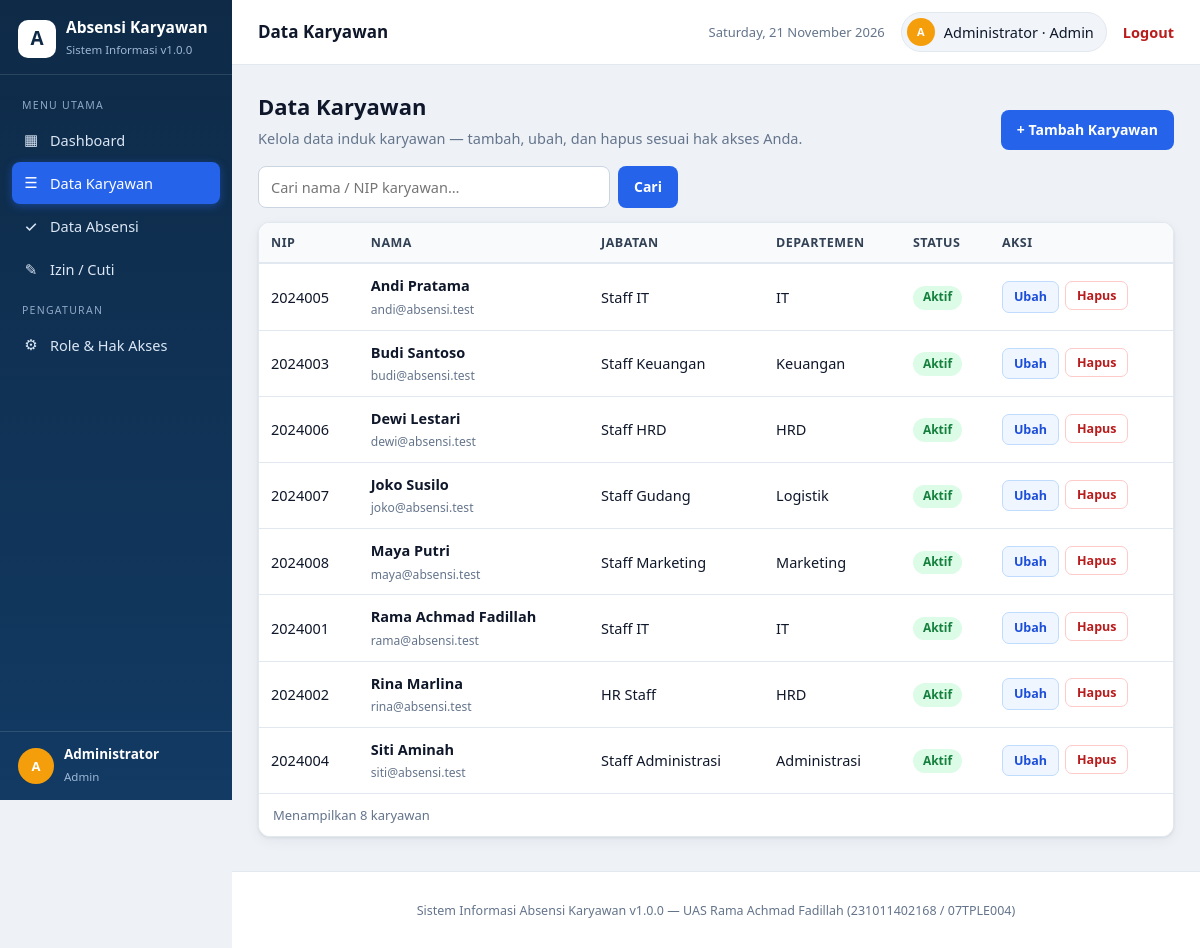
Page /modules/employees/index.php (signed in) on the committed database.
### tables this page shows
CREATE TABLE `users` (
  `id` INT UNSIGNED NOT NULL AUTO_INCREMENT,
  `name` VARCHAR(100) NOT NULL,
  `email` VARCHAR(100) NOT NULL,
  `password` VARCHAR(255) NOT NULL,
  `role_id` INT UNSIGNED NOT NULL,
  `employee_id` INT UNSIGNED NULL,
  `is_active` TINYINT(1) NOT NULL DEFAULT 1,
  `created_at` TIMESTAMP NOT NULL DEFAULT CURRENT_TIMESTAMP,
  `updated_at` TIMESTAMP NOT NULL DEFAULT CURRENT_TIMESTAMP ON UPDATE CURRENT_TIMESTAMP,
  PRIMARY KEY (`id`),
  UNIQUE KEY `uk_users_email` (`email`),
  KEY `idx_users_role` (`role_id`),
  KEY `idx_users_employee` (`employee_id`),
  CONSTRAINT `fk_users_role` FOREIGN KEY (`role_id`) REFERENCES `roles` (`id`) ON UPDATE CASCADE ON DELETE RESTRICT,
  CONSTRAINT `fk_users_employee` FOREIGN KEY (`employee_id`) REFERENCES `employees` (`id`) ON UPDATE CASCADE ON DELETE SET NULL
);

CREATE TABLE `roles` (
  `id` INT UNSIGNED NOT NULL AUTO_INCREMENT,
  `name` VARCHAR(50) NOT NULL,
  `description` VARCHAR(255) NULL,
  `created_at` TIMESTAMP NOT NULL DEFAULT CURRENT_TIMESTAMP,
  PRIMARY KEY (`id`),
  UNIQUE KEY `uk_roles_name` (`name`)
);

CREATE TABLE `employees` (
  `id` INT UNSIGNED NOT NULL AUTO_INCREMENT,
  `nip` VARCHAR(20) NOT NULL,
  `name` VARCHAR(100) NOT NULL,
  `email` VARCHAR(100) NOT NULL,
  `phone` VARCHAR(20) NULL,
  `position` VARCHAR(100) NOT NULL,
  `department` VARCHAR(100) NOT NULL,
  `join_date` DATE NOT NULL,
  `status` ENUM('Aktif','Nonaktif','Cuti') NOT NULL DEFAULT 'Aktif',
  `created_at` TIMESTAMP NOT NULL DEFAULT CURRENT_TIMESTAMP,
  `updated_at` TIMESTAMP NOT NULL DEFAULT CURRENT_TIMESTAMP ON UPDATE CURRENT_TIMESTAMP,
  PRIMARY KEY (`id`),
  UNIQUE KEY `uk_employees_nip` (`nip`),
  UNIQUE KEY `uk_employees_email` (`email`),
  KEY `idx_employees_department` (`department`),
  KEY `idx_employees_status` (`status`)
);

### config/database.php (called while the page is built, shortened)
<?php
function getPDO()
{
    static $pdo = null;
    if ($pdo === null) {
        $dsn = 'mysql:host=' . DB_HOST . ';dbname=' . DB_NAME . ';charset=' . DB_CHARSET;
        $options = [
            PDO::ATTR_ERRMODE            => PDO::ERRMODE_EXCEPTION,
            PDO::ATTR_DEFAULT_FETCH_MODE => PDO::FETCH_ASSOC,
            PDO::ATTR_EMULATE_PREPARES   => false,
        ];
        $pdo = new PDO($dsn, DB_USER, DB_PASS, $options);
    }
    return $pdo;
}

### includes/auth.php (called while the page is built, shortened)
<?php
require_once __DIR__ . '/../config/database.php';
function currentUser()
{
    $stmt = getPDO()->prepare(
        'SELECT u.*, r.name AS role_name FROM users u ' .
        'JOIN roles r ON r.id = u.role_id WHERE u.id = ? LIMIT 1'
    );
    $stmt->execute([$_SESSION['user_id']]);
    $user = $stmt->fetch();
    return $user ?: null;
}
function hasPermission($permissionName)
{
    $user = currentUser();
    $stmt = getPDO()->prepare(
        'SELECT COUNT(*) FROM role_permissions rp ' .
        'JOIN permissions p ON p.id = rp.permission_id ' .
        'WHERE rp.role_id = ? AND p.name = ?'
    );
    $stmt->execute([$user['role_id'], $permissionName]);
    return (int) $stmt->fetchColumn() > 0;
}

### includes/helpers.php (called while the page is built, shortened)
<?php
function e($value)
{
    return htmlspecialchars((string) $value, ENT_QUOTES, 'UTF-8');
}

### modules/employees/index.php (the view, shortened to what this page needs)
<?php
require_once __DIR__ . '/../../includes/auth.php';
$pdo = getPDO();
$q = trim($_GET['q'] ?? '');
if ($q !== '') {
    $stmt = $pdo->prepare('SELECT * FROM employees WHERE name LIKE ? OR nip LIKE ? ORDER BY name');
    $stmt->execute(['%' . $q . '%', '%' . $q . '%']);
} else {
    $stmt = $pdo->query('SELECT * FROM employees ORDER BY name');
}
$rows = $stmt->fetchAll();
$pageTitle = 'Data Karyawan';
require __DIR__ . '/../../includes/header.php';
?>
<div class="page-head">
  <div><h1>Data Karyawan</h1><p>Kelola data induk karyawan — tambah, ubah, dan hapus sesuai hak akses Anda.</p></div>
  <?php if (hasPermission('employees.create')): ?><a class="btn" href="create.php">+ Tambah Karyawan</a><?php endif; ?>
</div>
<div class="toolbar">
  <form method="get" class="search"><input type="search" name="q" value="<?php echo e($q); ?>" placeholder="Cari nama / NIP karyawan…"><button type="submit">Cari</button></form>
</div>
<div class="table-wrap">
<table>
<tr><th>NIP</th><th>Nama</th><th>Jabatan</th><th>Departemen</th><th>Status</th><th>Aksi</th></tr>
<?php foreach ($rows as $r): ?>
<tr>
  <td><?php echo e($r['nip']); ?></td>
  <td><strong><?php echo e($r['name']); ?></strong><br><small class="muted"><?php echo e($r['email']); ?></small></td>
  <td><?php echo e($r['position']); ?></td>
  <td><?php echo e($r['department']); ?></td>
  <td><span class="badge <?php echo $r['status'] === 'Aktif' ? 'badge-green' : 'badge-grey'; ?>"><?php echo e($r['status']); ?></span></td>
  <td><span class="actions">
    <?php if (hasPermission('employees.edit')): ?><a class="btn btn-sm btn-edit" href="edit.php?id=<?php echo (int) $r['id']; ?>">Ubah</a><?php endif; ?>
    <?php if (hasPermission('employees.delete')): ?>
    <form method="post" action="delete.php" onsubmit="return confirm('Hapus karyawan ini?')">
      <button type="submit" class="btn btn-sm btn-red">Hapus</button>
    </form>
    <?php endif; ?>
  </span></td>
</tr>
<?php endforeach; ?>
</table>
<div class="table-foot">Menampilkan <?php echo count($rows); ?> karyawan</div>
</div>
<?php require __DIR__ . '/../../includes/footer.php'; ?>

### includes/header.php (shortened to what this page needs)
<?php
require_once __DIR__ . '/helpers.php';
require_once __DIR__ . '/auth.php';
$user = currentUser();
$initials = '';
foreach (preg_split('/\s+/', trim($user['name'])) as $part) {
    if ($part !== '') { $initials .= strtoupper($part[0]); }
}
$active = $pageTitle ?? '';
function menuLink($href, $label, $icon, $title, $active) {
    $cls = ($title === $active) ? ' class="active"' : '';
    echo '<a href="' . $href . '"' . $cls . '><span class="ico">' . $icon . '</span>' . $label . '</a>';
}
?>
<!DOCTYPE html>
<html lang="id">
<head>
<link rel="stylesheet" href="/assets/style.css">
</head>
<body>
<div class="layout">
<aside class="sidebar">
  <div class="brand">
    <span class="logo">A</span>
    <span><strong>Absensi Karyawan</strong><small>Sistem Informasi v<?php echo APP_VERSION; ?></small></span>
  </div>
  <nav class="menu">
    <span class="menu-label">Menu Utama</span>
    <?php if (hasPermission('dashboard.view')) { menuLink('/dashboard.php', 'Dashboard', '▦', 'Dashboard', $active); } ?>
    <?php if (hasPermission('employees.view')) { menuLink('/modules/employees/index.php', 'Data Karyawan', '☰', 'Data Karyawan', $active); } ?>
    <?php if (hasPermission('attendances.view')) { menuLink('/modules/attendances/index.php', 'Data Absensi', '✓', 'Data Absensi', $active); } ?>
    <?php if (hasPermission('leave_requests.view')) { menuLink('/modules/leave_requests/index.php', 'Izin / Cuti', '✎', 'Izin / Cuti', $active); } ?>
    <?php if (hasPermission('rbac.view')): ?>
    <span class="menu-label">Pengaturan</span>
    <?php endif; ?>
  </nav>
  <div class="side-user">
    <span class="avatar"><?php echo e($initials); ?></span>
    <span><strong><?php echo e($user['name']); ?></strong><small><?php echo e($user['role_name']); ?></small></span>
  </div>
</aside>
<div class="main">
<header class="topbar">
  <span class="page-title"><?php echo e($pageTitle ?? 'Dashboard'); ?></span>
  <span class="date"><?php echo e(date('l, d F Y')); ?></span>
  <span class="user-chip"><span class="avatar"><?php echo e($initials); ?></span><?php echo e($user['name']); ?> · <?php echo e($user['role_name']); ?></span>
  <a class="logout" href="/logout.php">Logout</a>
</header>
<main class="container">

### rows in the picture
users: name "Administrator", role.name "Admin"
employees: nip "2024005", name "Andi Pratama", email "andi@absensi.test", position "Staff IT", department "IT", status "Aktif"
employees: nip "2024003", name "Budi Santoso", email "budi@absensi.test", position "Staff Keuangan", department "Keuangan", status "Aktif"
employees: nip "2024006", name "Dewi Lestari", email "dewi@absensi.test", position "Staff HRD", department "HRD", status "Aktif"
employees: nip "2024007", name "Joko Susilo", email "joko@absensi.test", position "Staff Gudang", department "Logistik", status "Aktif"
employees: nip "2024008", name "Maya Putri", email "maya@absensi.test", position "Staff Marketing", department "Marketing", status "Aktif"
employees: nip "2024001", name "Rama Achmad Fadillah", email "rama@absensi.test", position "Staff IT", department "IT", status "Aktif"
employees: nip "2024002", name "Rina Marlina", email "rina@absensi.test", position "HR Staff", department "HRD", status "Aktif"
employees: nip "2024004", name "Siti Aminah", email "siti@absensi.test", position "Staff Administrasi", department "Administrasi", status "Aktif"

### other values in the picture
APP_VERSION "1.0.0"
$icon "▦ ☰ ✓ ✎ ⚙"
$label "Dashboard Data Karyawan Data Absensi Izin / Cuti Role & Hak Akses"
$initials "A"
$pageTitle "Data Karyawan"
count($rows) "8"
APP_NAME "Sistem Informasi Absensi Karyawan"
